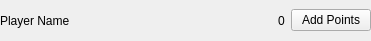
<?xml version="1.0" encoding="UTF-8"?>
<ui version="4.0">
 <class>PlayerWidget</class>
 <widget class="QWidget" name="PlayerWidget">
  <property name="geometry">
   <rect>
    <x>0</x>
    <y>0</y>
    <width>371</width>
    <height>41</height>
   </rect>
  </property>
  <property name="windowTitle">
   <string>Form</string>
  </property>
  <widget class="QWidget" name="">
   <property name="geometry">
    <rect>
     <x>0</x>
     <y>0</y>
     <width>371</width>
     <height>41</height>
    </rect>
   </property>
   <layout class="QHBoxLayout" name="horizontalLayout">
    <item>
     <widget class="QLabel" name="nameLabel">
      <property name="text">
       <string>Player Name</string>
      </property>
     </widget>
    </item>
    <item>
     <spacer name="horizontalSpacer">
      <property name="orientation">
       <enum>Qt::Horizontal</enum>
      </property>
      <property name="sizeHint" stdset="0">
       <size>
        <width>40</width>
        <height>20</height>
       </size>
      </property>
     </spacer>
    </item>
    <item>
     <widget class="QLabel" name="points">
      <property name="text">
       <string>0</string>
      </property>
     </widget>
    </item>
    <item>
     <widget class="QPushButton" name="addpointsButton">
      <property name="text">
       <string>Add Points</string>
      </property>
     </widget>
    </item>
   </layout>
  </widget>
 </widget>
 <resources/>
 <connections/>
</ui>
